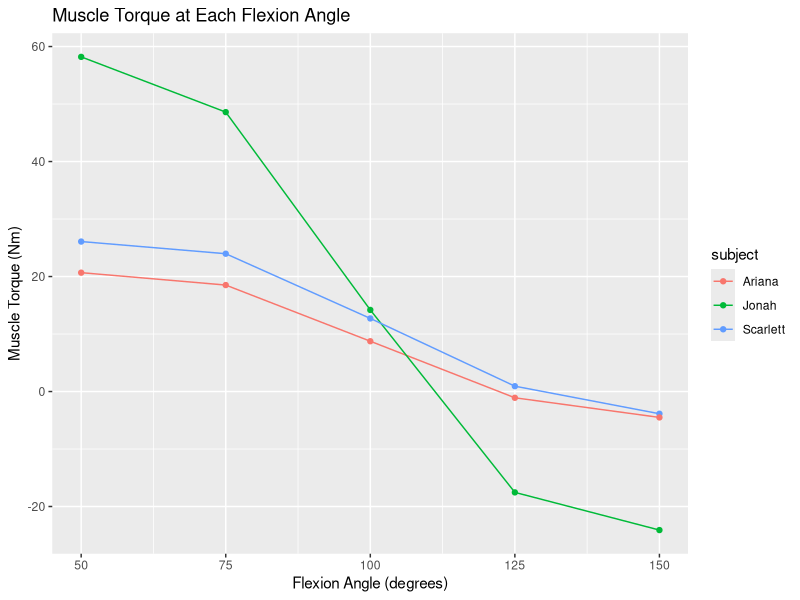
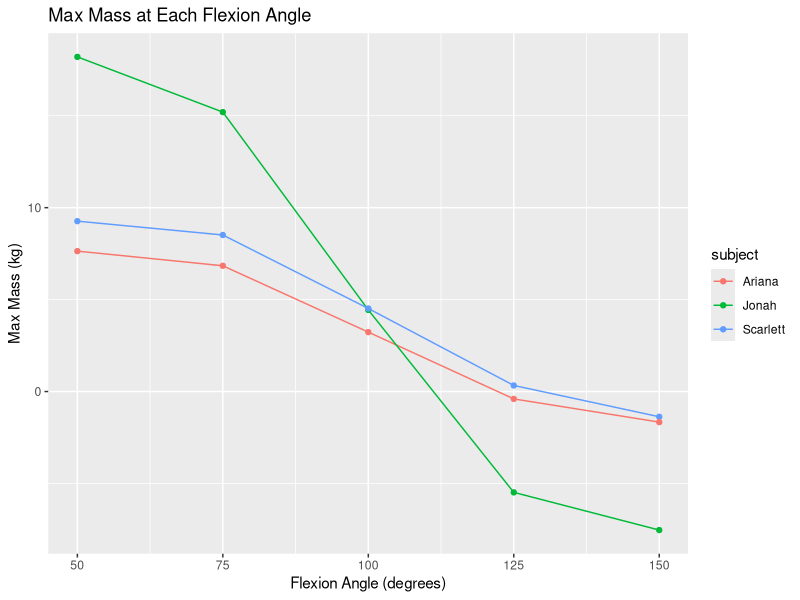

Write R code to recreate these figures, in order.
## ---- chunk 1
knitr::opts_chunk$set(echo = TRUE)
library(tidyverse)
library(ggplot2)
## ---- chunk 2

arm_dat <- read_csv("MP2.csv")

# Convert cm to m and g to kg
arm_dat <- arm_dat %>%
  mutate(
    Larm = Larm / 100,
    Li = Li / 100,
    Lout = Lout/ 100,
    Mmuscle = Mmuscle / 1000
  )

## ---- chunk 3
# Corrected and simplified functions for biomechanical calculations
law_cos <- function(l, r, o) {
  theta <- acos((-o^2 + l^2 + r^2) / (2 * l * r))
  return(theta)
}

# Corrected law_cos2 function
law_cos2 <- function(l, r, theta) {
  o <- sqrt(l^2 + r^2 - 2 * l * r * cos(theta))
  return(o)
}

force_length_factor <- function(Lmuscle, Lmuscler) {
  Lopt <- Lmuscler * 0.8
  ffl <- -6.25 * (Lmuscle / Lopt)^2 + 12.5 * (Lmuscle / Lopt) - 5.25
  return(ffl)
}

calculate_Fmax <- function(Mmuscle, Lmuscler, rho = 0.00105, phi = 0, k = 80) {
  PCSA <- (Mmuscle * cos(phi)) / (rho * Lmuscler)
  Fmax <- PCSA * k
  return(Fmax)
}


## ---- chunk 4
model <- function(Mmuscle, Lmuscler, Lmuscle, theta, Li, rho = 0.00105, k = 80) {
   # Convert Lmuscler from m to cm for PCSA calculation (as ρ is given in kg/cm^3)
  Lmuscler_cm <- Lmuscler * 100
  # Assuming phi is 0 as the muscle is nonpennate
  phi <- 0
  # PCSA calculation
  PCSA <- (Mmuscle * cos(phi)) / (rho * Lmuscler_cm)
  # Fmax calculation
  Fmax <- PCSA * k
  # Force-length relationship factor (ffl)
  ffl <- force_length_factor(Lmuscle, Lmuscler)
  # Muscle force (Fmuscle)
  Fmuscle <- Fmax * ffl
  # Torque calculation (τmuscle)
  tau_muscle <- Fmuscle * sin(theta) * Li
  return(tau_muscle)
}
## ---- chunk 5
angles_tibble <- tibble(
  flexion_deg = c(50, 75, 100, 125, 150),
  flexion_rad = flexion_deg * pi / 180
)

# Assuming g = 9.81 m/s^2
g <- 9.81
## ---- chunk 6
# Calculate Lmuscle, theta, muscle_torque, and max_mass for each flexion angle
dat <- arm_dat %>%
  cross_join(angles_tibble) %>%
  rowwise() %>%
  mutate(
    Lmuscle = law_cos2(Li, Larm, flexion_rad), #is this supposed to be flexion_deg or rad?? *crucial*
    theta = law_cos(Li, Lmuscle, Larm),
    muscle_torque = model(Mmuscle, Larm, Lmuscle, theta, Li),
    max_mass = muscle_torque / (Lout * g)
  ) %>%
  ungroup()

# Display the updated tibble
print(dat)

## ---- chunk 7

# Plot muscle torque for each flexion angle for each subject
ggplot(dat, aes(x = flexion_deg, y = muscle_torque, group = subject, color = subject)) +
  geom_line() +
  geom_point() +
  labs(title = "Muscle Torque at Each Flexion Angle",
       x = "Flexion Angle (degrees)",
       y = "Muscle Torque (Nm)")

# Plot max mass for each flexion angle for each subject
ggplot(dat, aes(x = flexion_deg, y = max_mass, group = subject, color = subject)) +
  geom_line() +
  geom_point() +
  labs(title = "Max Mass at Each Flexion Angle",
       x = "Flexion Angle (degrees)",
       y = "Max Mass (kg)")



